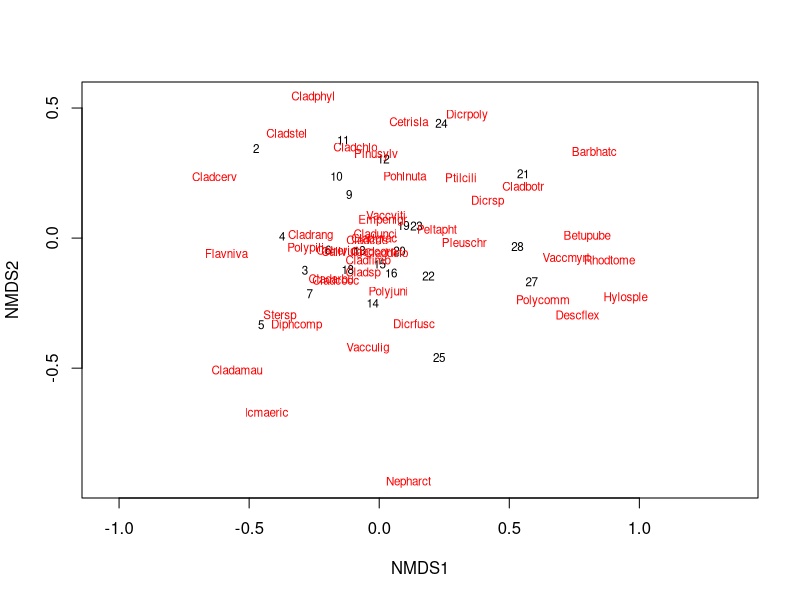
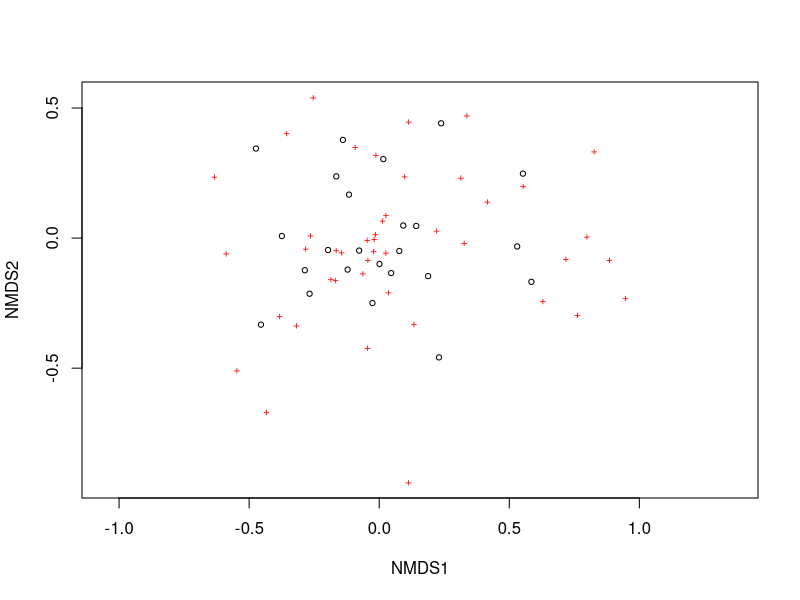
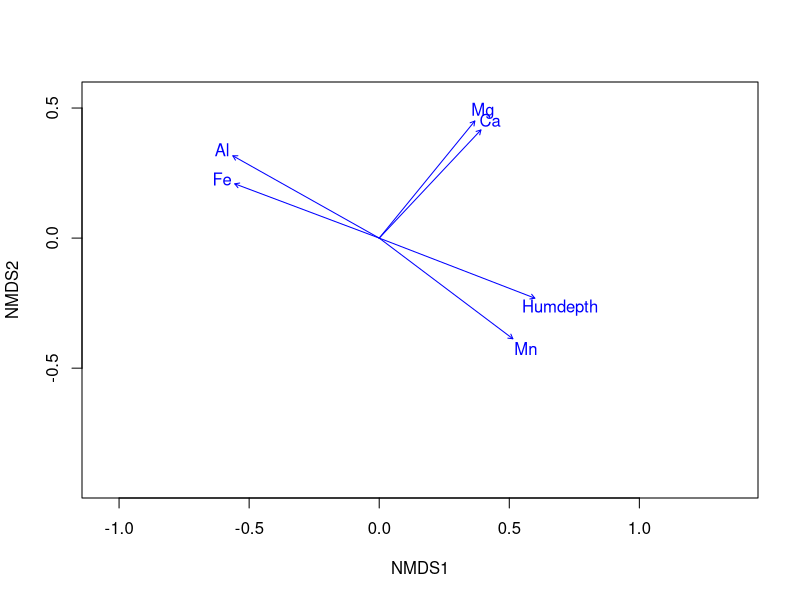

Write the R code that produced these figures, in order.
# Building a NMDS with inbuilt data within vegan package

library(vegan) # Version 2.6.4

data("varespec") # Datasets of cover by lichen specis
data("varechem") # Corresponding environmental parameters

ord <- metaMDS(varespec, distance = "bray", k = 2) # Ordination of the specis

plot(ord, type = "t") # Showing the plot 
plot(ord, type = "p")
plot(ord, type = "n")

ef <- envfit(ord, varechem)
plot(ef, p.max = 0.05)
